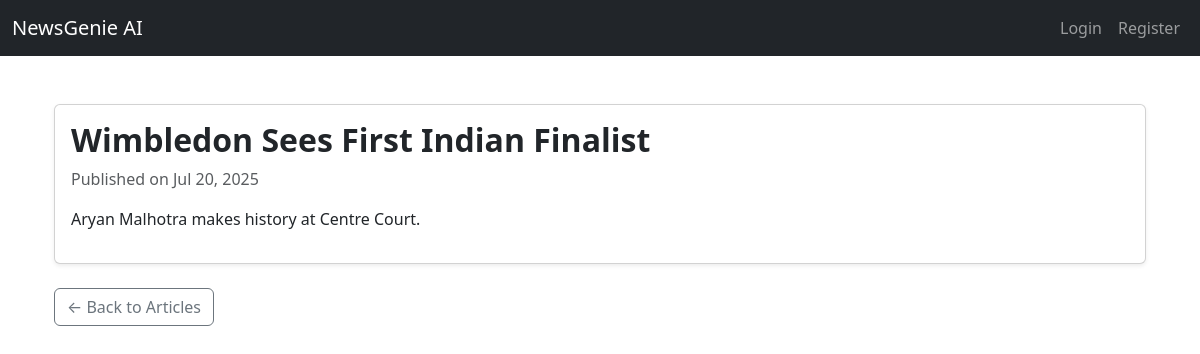
Screenshot of /news/18/ with the database file from the repository.
### news/models.py (models this page shows, shortened)
class Article(models.Model):
    title = models.CharField(max_length=200)
    content = models.TextField()
    summary = models.TextField(blank=True)
    source_url = models.URLField()
    category = models.ForeignKey(Category, on_delete=models.CASCADE, related_name='articles')
    published_date = models.DateTimeField(default=timezone.now)
    created_at = models.DateTimeField(auto_now_add=True)
    audio_file = models.FileField(upload_to='audio/', blank=True, null=True)
    class Meta:
        ordering = ['-published_date']

### news/views.py (the view)
# urls.py: path('<int:pk>/', ArticleDetailView.as_view(), name='article_detail'),  # /news/5/
class ArticleDetailView(DetailView):
    model = Article
    template_name = 'news/article_detail.html'
    context_object_name = 'article'
    def get_object(self, queryset=None):
        obj = super().get_object(queryset)
        if self.request.user.is_authenticated:
            ReadingHistory.objects.get_or_create(
                user=self.request.user,
                article=obj
            )
        return obj

### news/templates/news/article_detail.html (shortened to what this page needs)
{% extends 'base.html' %}
{% load static %}
{% block content %}
<div class="container mt-5">
  <div class="card shadow-sm">
    <div class="card-body">
      <h2 class="card-title">{{ article.title }}</h2>
      <p class="text-muted">Published on {{ article.published_date|date:"M d, Y" }}</p>
      <p>{{ article.content }}</p>
    </div>
  </div>
  <div class="mt-4">
    <a href="{% url 'news:article_list' %}" class="btn btn-outline-secondary">&larr; Back to Articles</a>
  </div>
</div>
{% endblock %}

### news/static/css/styles.css (style rules this page uses)
.card-title { font-weight: 600; color: #003366; }

### rows the page displays
Article: title "Wimbledon Sees First Indian Finalist", published_date "Jul 20, 2025", content "Aryan Malhotra makes history at Centre Court."
